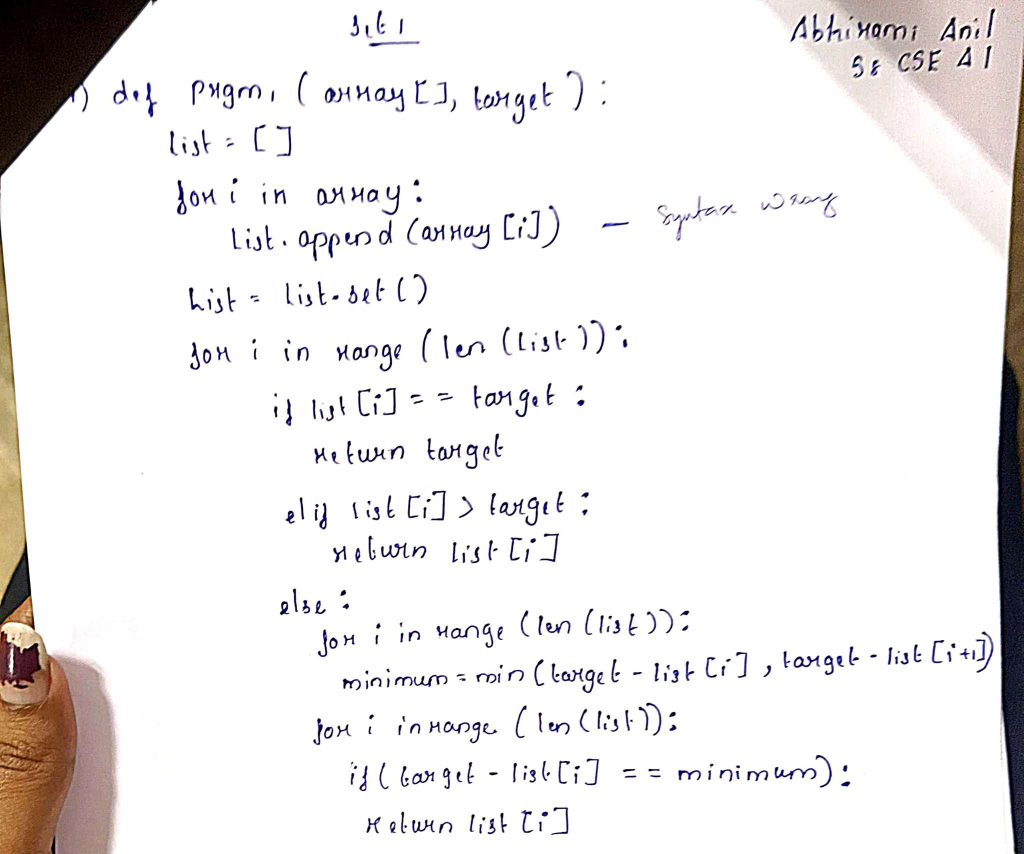
#> input picture packages/generated/real/real-Closest10/answer_sheet.jpeg, 2047 x 1708 px (shown at 1/2 size); its folder holds only this picture in this run
$ python -i ink.py   (imports and definitions only)
#> lines starting #> are read from the running program, lines starting #| are printed output that depends on the picture; after the words box and inside, x2 and y2 are one past the last pixel; in counts of white or black regions, pixels touching at a corner belong together
#> further down, picture is the input picture: shape (1708, 2047, 3); mean B, G, R 235.7, 235.7, 238
"""Ink extraction: geometry that does not depend on recognition.

This is the pipeline's second geometry source, and it answers questions the
transcription layer structurally cannot.

*Where is a hand-drawn diagram?* It has no text, so no OCR box, but it is still
the answer to a question and still has to be highlightable.

*Did the recognizer miss something?* Measured detection recall on real
handwriting is about 90% — a long declaration line in the test script produced no
box at all. Ink found where no line was reported is how that stays survivable.

*Is this space blank, or did recognition just fail?* The difference decides
whether a question is reported as unanswered, which is the most consequential
claim this product makes.

Three CV decisions carry most of the weight here, each for a reason visible in
real scans rather than in theory:

**Illumination flattening comes first.** Photographed pages have shadow
gradients, and the test script has a hand shadow across one corner. A global
threshold on the raw image classifies that shadow as ink. Dividing by a heavily
blurred copy of the page flattens the background so a threshold means the same
thing everywhere on it.

**Strokes are dilated before components are found.** Connected components on raw
handwriting yields one component per pen stroke — hundreds of fragments, none of
them a meaningful region. A horizontally-biased dilation merges strokes into
lines without merging separate lines into each other.

**Two thresholds, not one.** Bleed-through from the reverse side is faint;
pen on the near side is dark. Density cannot tell them apart — both are "ink" to
a single threshold — but darkness can, and getting this wrong means treating the
back of the page as answers on the front.
"""

from __future__ import annotations

from dataclasses import dataclass

import cv2
import numpy as np
from vedaai_contracts import BBox, InkRegion, InkRegionKind

#: Kernel for estimating the page background, as a fraction of the shorter side.
#: Must be substantially larger than any pen stroke, or the flattening removes
#: the writing along with the shadow.
_BACKGROUND_KERNEL_FRACTION = 0.05

#: Dilation used to merge strokes into lines, expressed as multiples of the
#: page's own measured stroke height.
#:
#: Scaling these off the page dimensions was the obvious approach and was wrong.
#: The right merge distance is set by how big the *writing* is, not how big the
#: image is: word gaps scale with text size, and so does line spacing. Two real
#: scripts made the failure concrete — a page-relative kernel large enough to
#: join words on one of them merged the entire second page into a single region
#: covering 68% of it.
#:
#: Measuring stroke height first makes both bounds adapt on their own. Wider than
#: tall for the usual reason: horizontally it must bridge word gaps, vertically it
#: must not bridge the gap between lines.
_MERGE_WIDTH_STROKES = 1.6
_MERGE_HEIGHT_STROKES = 0.32

#: Ceiling on any single region, as a share of the page. A merge that produces
#: something larger has bridged unrelated content, so the merge is retried with a
#: narrower kernel rather than trusted.
_MAX_REGION_AREA_FRACTION = 0.35

#: Intensity below which a flattened pixel counts as *any* marking, and below
#: which it counts as genuinely dark pen on this side of the paper.
#:
#: Absolute rather than Otsu-derived, and that is the whole reason flattening
#: runs first: it normalizes the page background to near-white everywhere, so a
#: fixed number means the same thing on every scan.
#:
#: Otsu would be the reflexive choice and is actively wrong here. It is adaptive,
#: which is normally its virtue — but on a page whose only marking is faint
#: bleed-through it splits white from faint and declares the faint side "dark",
#: destroying the one distinction this module exists to make. On a page mixing
#: dark pen with bleed-through it does the opposite, drawing the line between
#: them so the bleed-through is not detected at all. Adaptiveness is the enemy
#: of an absolute judgement about how dark ink is.
_LOOSE_MAX_INTENSITY = 225
_STRICT_MAX_INTENSITY = 150

#: Below this fraction of genuinely dark pixels, a region is faint throughout and
#: reads as showing through from the reverse side rather than written on this one.
_BLEED_THROUGH_STRICT_FRACTION = 0.35

#: Regions smaller than this fraction of page area are speckle.
_NOISE_AREA_FRACTION = 2e-5

#: Rejecting things in the photograph that are not the answer sheet.
#:
#: A real scan contains a thumb holding the page down, the dark gap beyond the
#: paper's edge, and a binding shadow. All threshold as ink, all pass the size
#: test, and on the test script the thumb was being classified as crossed-out
#: work, because a solid mass trivially contains long horizontal runs.
#:
#: Fill ratio alone cannot separate them from writing, which was the first
#: attempt and was wrong: a line obliterated by scribbling is *also* nearly
#: solid, and rejecting it discards exactly the deletion the classifier exists to
#: find. Two better signals, and they cover different intruders:
#:
#: **Border contact.** A thumb, a page edge and a binding shadow all reach the
#: frame edge, because they are the frame rather than content within it. Writing
#: does not — a student writes inside the margins.
#:
#: **Shape.** A line of text, even a scribbled-out one, is much wider than it is
#: tall. A thumb is blobby. So a filled region is only dismissed when it is not
#: line-shaped, which leaves obliterated lines intact.
_BORDER_TOUCH_TOLERANCE = 3
_BORDER_REJECT_AREA_FRACTION = 0.0015
_SOLID_FILL_RATIO = 0.62
_SOLID_MIN_AREA_FRACTION = 0.004
_LINE_SHAPED_ASPECT = 2.5

#: Length of continuous horizontal run, relative to region width, that reads as
#: a crossing-out. Deliberately demanding — see the note on _has_horizontal_strike.
_STRIKE_WIDTH_FRACTION = 0.60

#: How tall a region may be, in its own page's stroke heights, before a strike
#: test on it stops meaning anything.
#:
#: **This is the guard that was missing, and its absence destroyed 57% of a real
#: script's grading input.** The strike test asks for a continuous horizontal run
#: across 60% of the region's *width*. That is demanding for one line of text and
#: free for a region that is most of the page: ruled paper, a table rule, an
#: underline or a long fraction bar all supply it. On the mathematics script two
#: regions covering 0.65 of a page each were classified struck-through, and
#: ``lines_excluded_from_grading`` then removed **63 lines whose mean recognition
#: confidence was 0.877** from marking — text that had been read perfectly well.
#: One question's entire answer, worth five marks, reached the grader with nothing
#: in it and reported "crossed out or could not be read".
#:
#: Three, because a crossing-out is a line-scale event. A struck line is one
#: stroke height of text plus the stroke through it, and a generous allowance for
#: a descender or a doubled-up correction is still nothing like a page. The
#: existing ``_MAX_REGION_AREA_FRACTION`` retry was supposed to prevent regions
#: this large and does not: it re-dilates with a narrower kernel and then accepts
#: whatever comes back, so an unbridgeable page still yields a page-sized blob.
#: Rather than make merging stricter — which risks splitting real diagrams — the
#: *conclusion* is gated on the region being the right scale to support it.
_STRIKE_MAX_STROKE_HEIGHTS = 3.0

#: Vertical slack allowed in that run, in pixels. Small on purpose: enough for a
#: slightly sloped ruled line, not enough to smear cursive letters into a band.
_STRIKE_WAVE_TOLERANCE_PX = 3


@dataclass(frozen=True)
class InkMasks:
    """Intermediate CV products, exposed so tests and the debug overlay can see them."""

    flattened: np.ndarray
    """Grayscale with the background illumination divided out."""

    strict: np.ndarray
    """Genuinely dark pixels — pen on this side of the paper."""

    loose: np.ndarray
    """Any pixel darker than the page, including faint bleed-through."""

    otsu_threshold: float
    """Where Otsu would have split this page. Recorded for diagnostics only; it
    is deliberately not used for classification. See the threshold constants."""


def build_masks(image: np.ndarray) -> InkMasks:
    """Flatten illumination and produce the strict and loose ink masks."""
    # BGR, because OpenCV's imdecode is what supplies these pages. The channel
    # order matters here only through the luminance weights, but assuming the
    # wrong one would shift every threshold slightly and invisibly.
    gray = cv2.cvtColor(image, cv2.COLOR_BGR2GRAY) if image.ndim == 3 else image

    # Estimate the page background by closing over a kernel far larger than any
    # stroke, then divide it out. This is what makes a single threshold valid
    # across a page with a shadow gradient.
    short_side = min(gray.shape[:2])
#> short_side = 1708
    k = max(3, int(short_side * _BACKGROUND_KERNEL_FRACTION) | 1)
#> k = 85
    background = cv2.morphologyEx(
        gray, cv2.MORPH_CLOSE, cv2.getStructuringElement(cv2.MORPH_ELLIPSE, (k, k))
    )
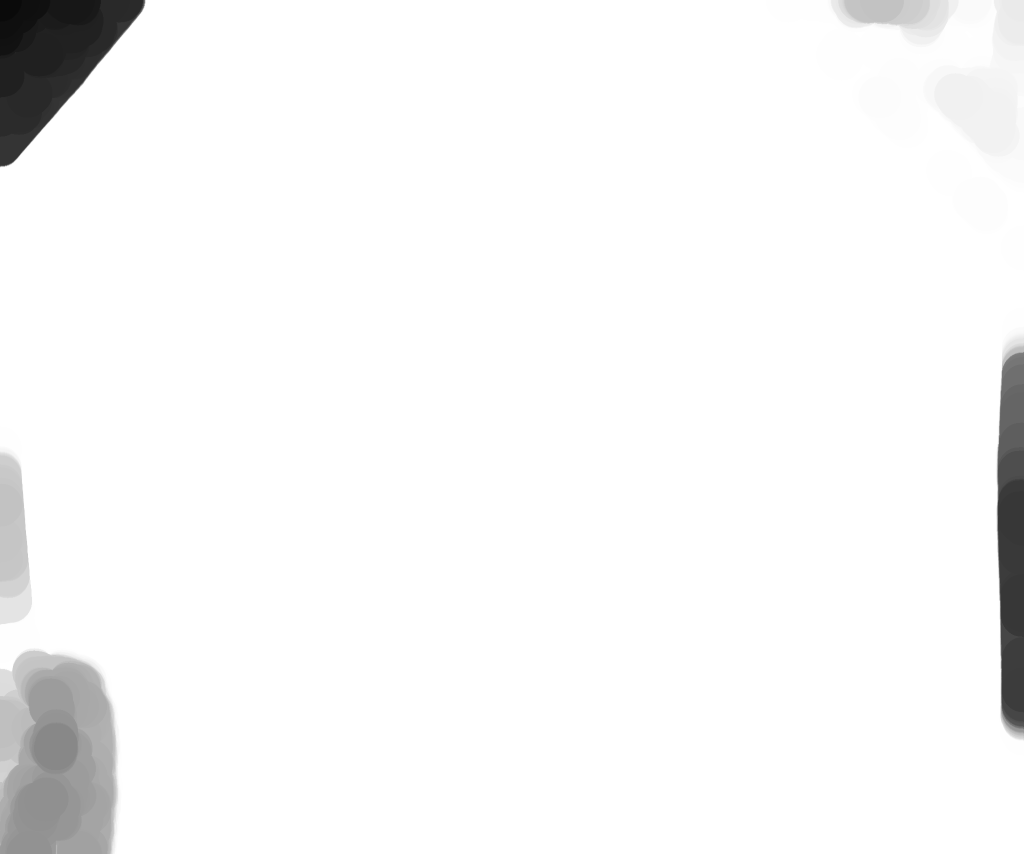
#> background: shape (1708, 2047) (shown at 1/2 size); min 10, max 255, mean 246.8
    flattened = cv2.divide(gray, background, scale=255)
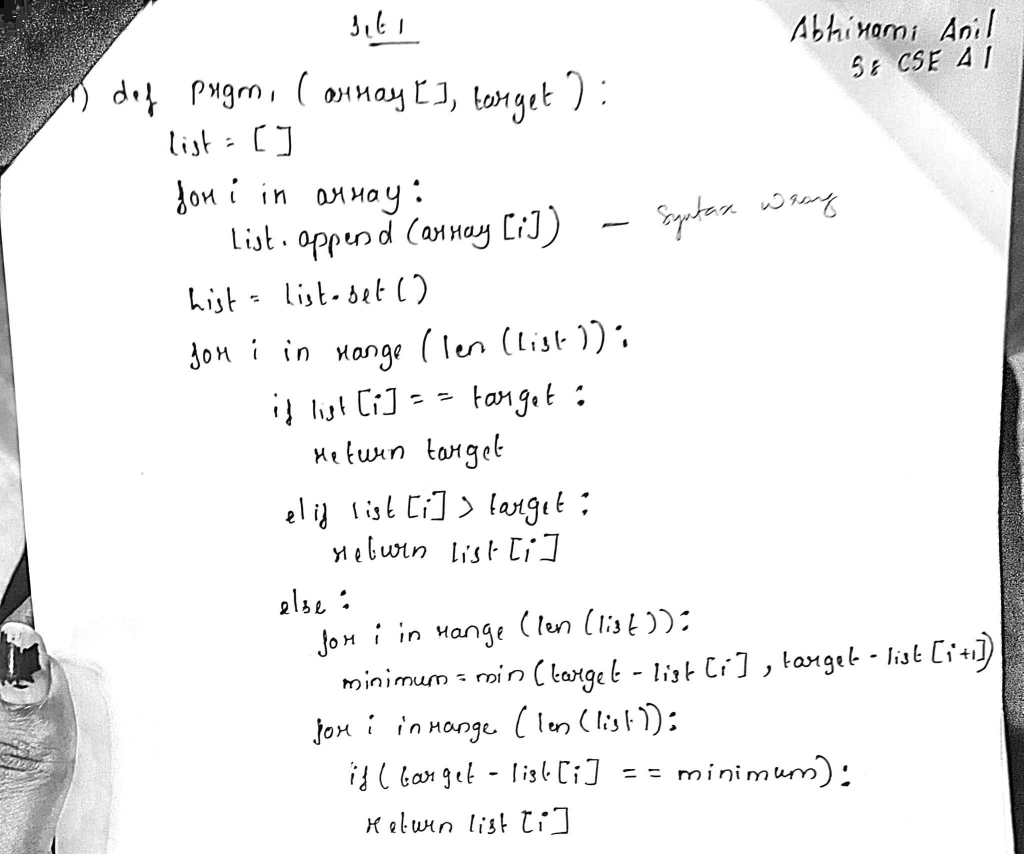
#> flattened: shape (1708, 2047) (shown at 1/2 size); min 0, max 255, mean 240.3

    _, strict = cv2.threshold(flattened, _STRICT_MAX_INTENSITY, 255, cv2.THRESH_BINARY_INV)
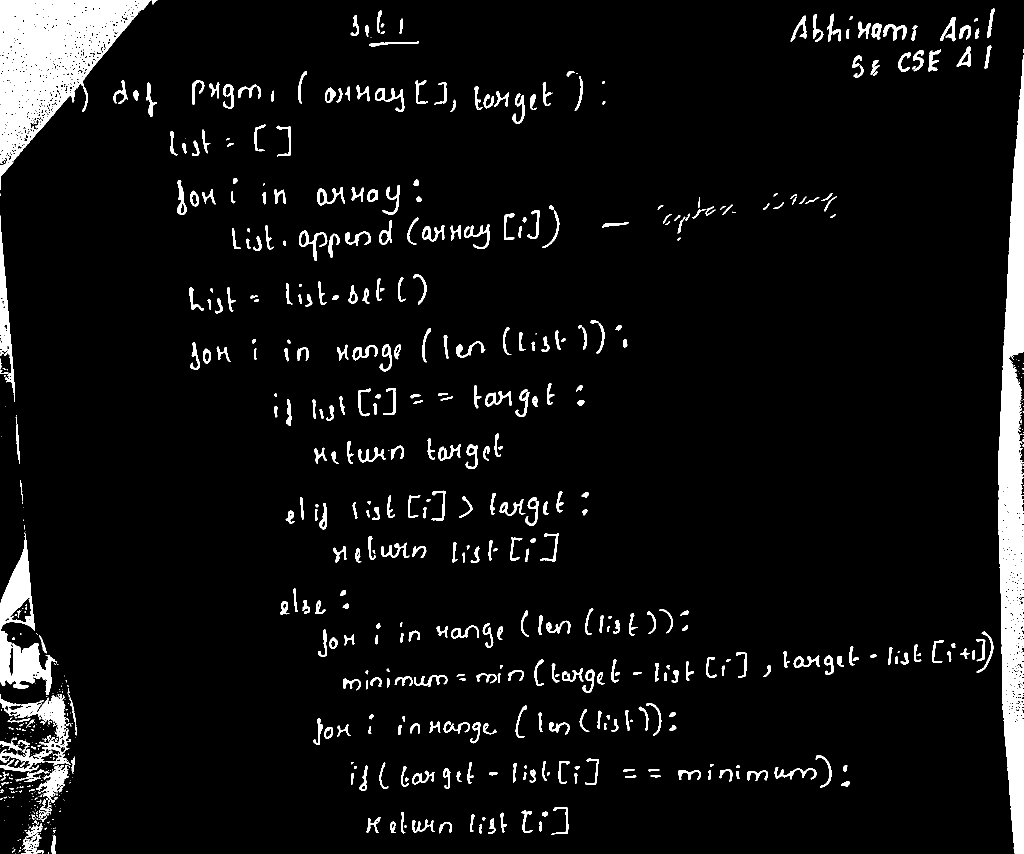
#> strict: shape (1708, 2047) (shown at 1/2 size); 6.1% white; 728 white regions (281 under 20 px), largest, box (x1, y1, x2, y2) and area: (1996, 110, 2047, 1708) 50097, (0, 0, 302, 380) 48973, (0, 1065, 113, 1390) 12564
    _, loose = cv2.threshold(flattened, _LOOSE_MAX_INTENSITY, 255, cv2.THRESH_BINARY_INV)
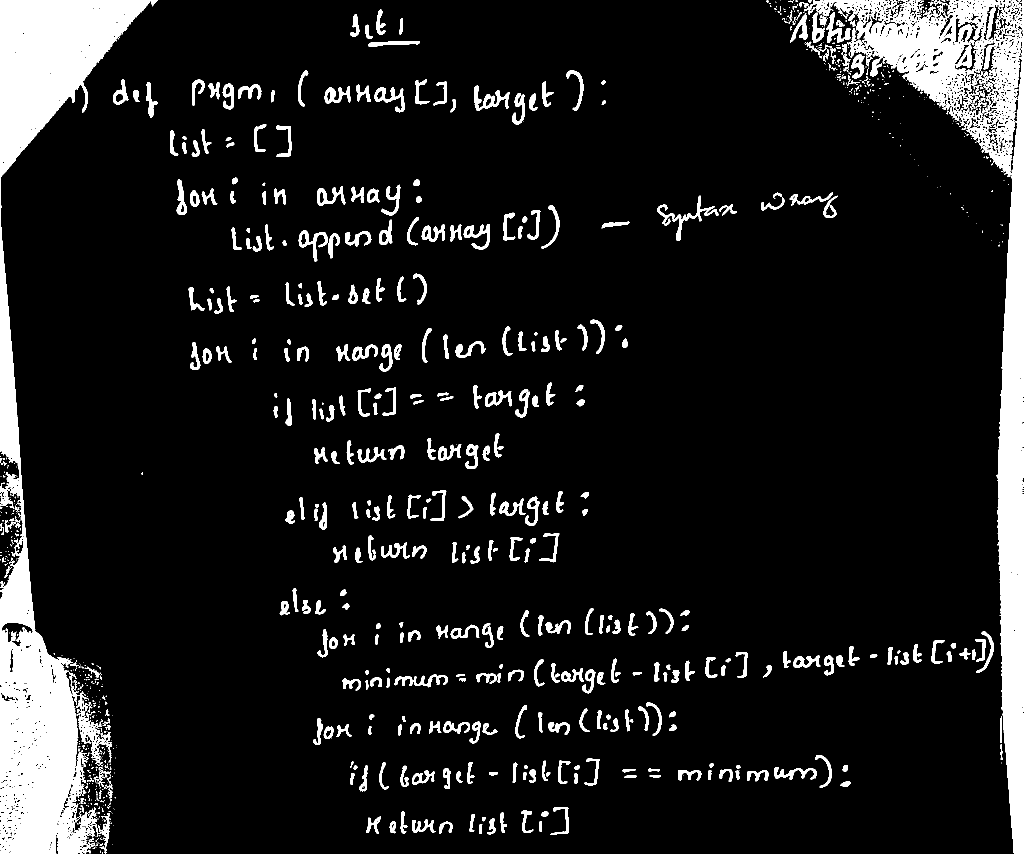
#> loose: shape (1708, 2047) (shown at 1/2 size); 10.3% white; 1139 white regions (681 under 20 px), largest, box (x1, y1, x2, y2) and area: (0, 0, 316, 1708) 137089, (1608, 0, 2047, 1708) 105463, (153, 1421, 220, 1529) 1850

    # Computed but not used for any decision, so that a scan whose behaviour
    # surprises us can be compared against what the adaptive choice would have
    # been.
    otsu_threshold, _ = cv2.threshold(
        flattened, 0, 255, cv2.THRESH_BINARY_INV + cv2.THRESH_OTSU
    )
#> otsu_threshold = 163

    # Remove single-pixel speckle before anything downstream reasons about shape.
    speckle = cv2.getStructuringElement(cv2.MORPH_ELLIPSE, (2, 2))
    strict = cv2.morphologyEx(strict, cv2.MORPH_OPEN, speckle)
#> strict: shape (1708, 2047); 6% white; 618 white regions (165 under 20 px), largest, box (x1, y1, x2, y2) and area: (0, 0, 303, 381) 49776, (1997, 119, 2047, 1708) 49084, (0, 1072, 114, 1391) 12710
    loose = cv2.morphologyEx(loose, cv2.MORPH_OPEN, speckle)
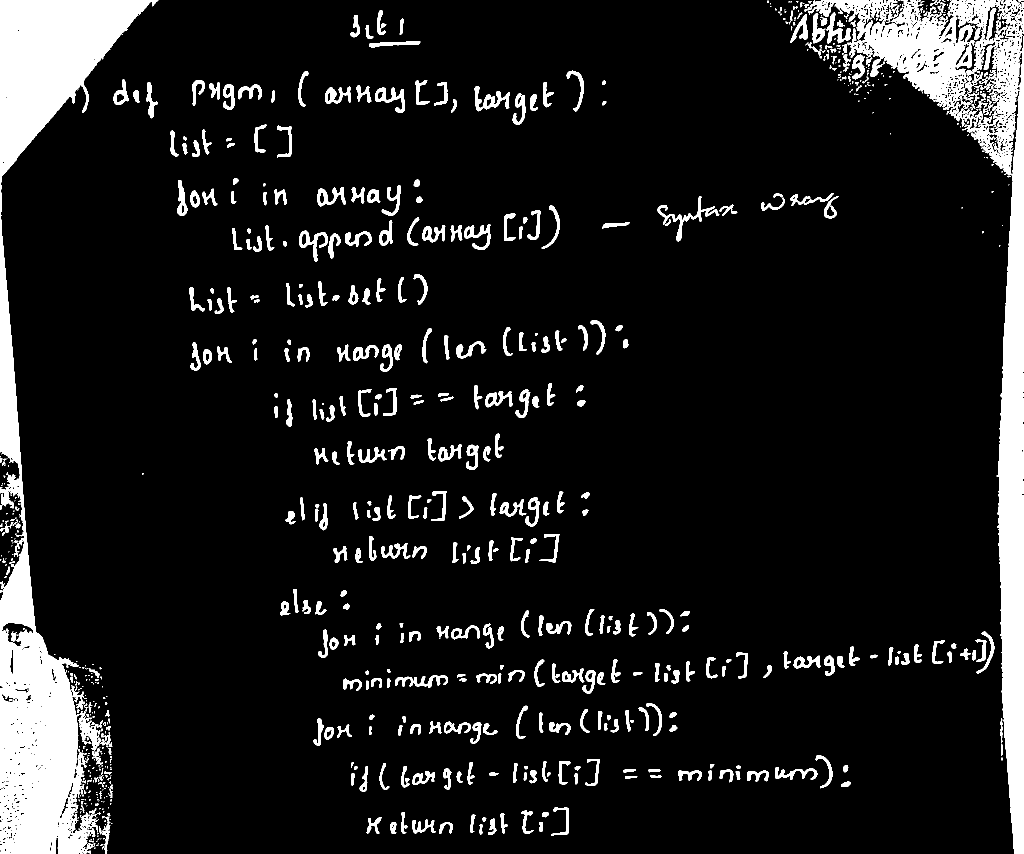
#> loose: shape (1708, 2047) (shown at 1/2 size); 10.3% white; 932 white regions (446 under 20 px), largest, box (x1, y1, x2, y2) and area: (0, 0, 317, 1708) 137841, (1609, 0, 2047, 1708) 101553, (1315, 392, 1439, 483) 1594

    return InkMasks(
        flattened=flattened,
        strict=strict,
        loose=loose,
        otsu_threshold=float(otsu_threshold),
    )


#: Percentile of raw component height taken as the character height.
#:
#: The median is the intuitive choice and is too low. Handwriting decomposes into
#: many small fragments — dots, accents, the separated halves of a letter — which
#: drag the median well below the height of an actual character. Measured across
#: three real scripts the median was 12-16px while the upper quartile was 21-32px,
#: and the larger figure is the one that predicts word spacing.
_STROKE_HEIGHT_PERCENTILE = 0.75


# [179 lines left out: functions estimate_stroke_height, _merge_kernel, _has_horizontal_strike, find_regions, _largest_area_fraction, not called in this run]


def _touches_border(x: int, y: int, w: int, h: int, width: int, height: int) -> bool:
    t = _BORDER_TOUCH_TOLERANCE
    return x <= t or y <= t or (x + w) >= (width - t) or (y + h) >= (height - t)


# [52 lines left out: functions _classify, page_ink_ratio, not called in this run]

>>> import cv2
>>> picture = cv2.imread('../../../../packages/generated/real/real-Closest10/answer_sheet.jpeg')
>>> result = build_masks(picture)
